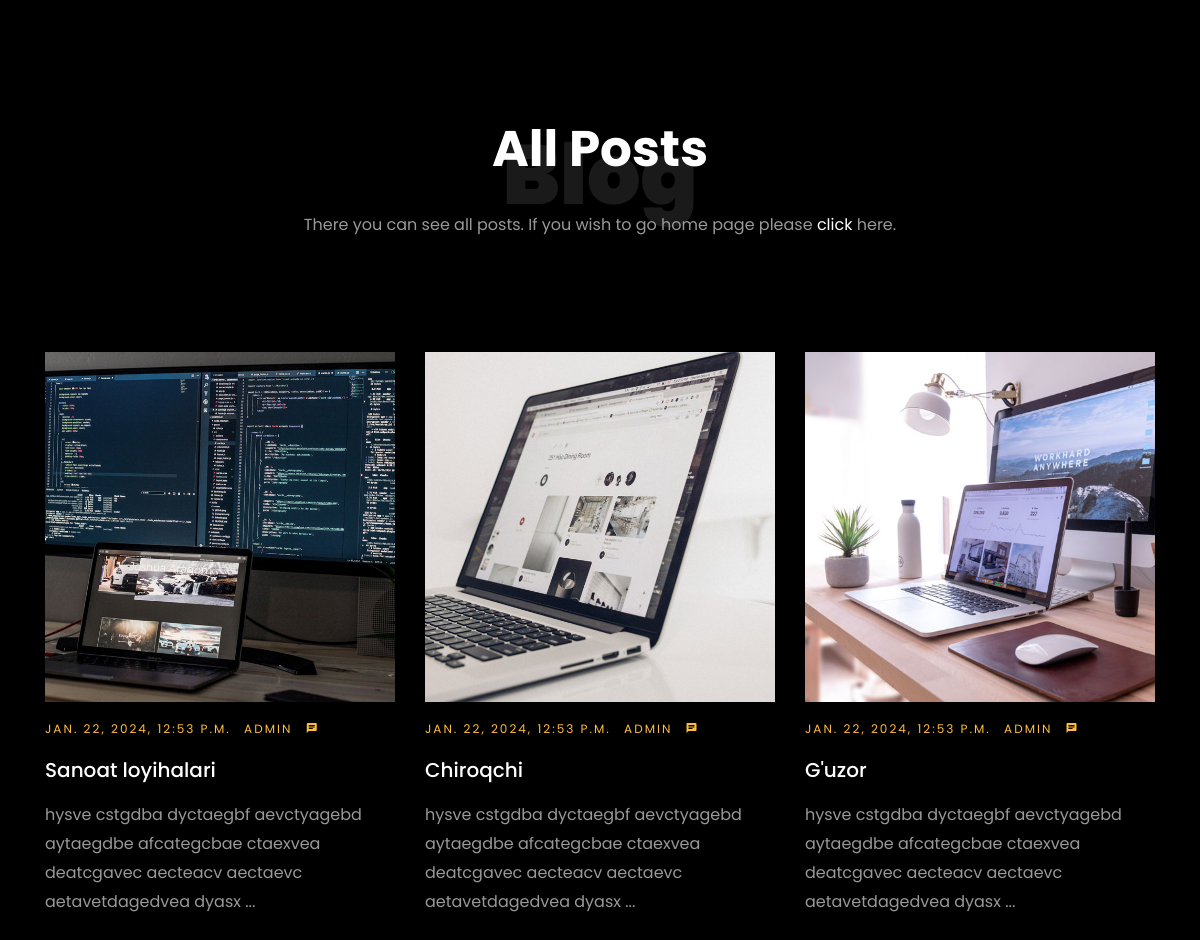
/posts/, run on the app's committed database.
### app/models.py (models this page shows, shortened)
class Post(models.Model):
    image = models.ImageField(upload_to="posts/", verbose_name="Rasm")
    title = models.CharField(max_length=155, verbose_name="Sarlavha")
    description1 = models.TextField(verbose_name="Text 1")
    description2 = models.TextField(verbose_name="Text 2")
    paragraph = models.CharField(max_length=155, verbose_name="Mavzu")
    datetime = models.DateTimeField(auto_now_add=True)

### app/views.py (the view)
# urls.py: path('posts/', posts, name='posts'),
def posts(request):
    post = Post.objects.all().order_by('-id')
    context = {'posts': post}
    return render(request, 'posts.html', context)

### templates/posts.html (shortened to what this page needs)
{% load static %}
<!DOCTYPE html>
<html lang="en">
<head>
    <link rel="stylesheet" href="{% static 'css/open-iconic-bootstrap.min.css' %}">
    <link rel="stylesheet" href="{% static 'css/animate.css' %}">
    <link rel="stylesheet" href="{% static 'css/owl.carousel.min.css' %}">
    <link rel="stylesheet" href="{% static 'css/owl.theme.default.min.css' %}">
    <link rel="stylesheet" href="{% static 'css/magnific-popup.css' %}">
    <link rel="stylesheet" href="{% static 'css/aos.css' %}">
    <link rel="stylesheet" href="{% static 'css/ionicons.min.css' %}">
    <link rel="stylesheet" href="{% static 'css/flaticon.css' %}">
    <link rel="stylesheet" href="{% static 'css/icomoon.css' %}">
    <link rel="stylesheet" href="{% static 'css/style.css' %}">
</head>
<body>
<section class="ftco-section" id="blog-section">
    <div class="container">
        <div class="row justify-content-center mb-5 pb-5">
            <div class="col-md-7 heading-section text-center ftco-animate">
                <h1 class="big big-2">Blog</h1>
                <h2 class="mb-4">All Posts</h2>
                <p>There you can see all posts. If you wish to go home page please <a href="{% url 'index' %}"
                                                                                      style="color: #FFFFFF">click</a>
                    here.</p>
            </div>
        </div>
        <div class="row d-flex">
            {% for post in posts %}
                <div class="col-md-4 d-flex ftco-animate">
                    <div class="blog-entry justify-content-end">
                        <a href="{% url 'single' post.id %}" class="block-20"
                           style="background-image: url('{{ post.image.url }}');">
                        </a>
                        <div class="text mt-3 float-right d-block">
                            <div class="d-flex align-items-center mb-3 meta">
                                <p class="mb-0">
                                    <span class="mr-2">{{ post.datetime }}</span>
                                    <a href="#" class="mr-2">Admin</a>
                                    <a href="#" class="meta-chat"><span class="icon-chat"></span> {{ count }}</a>
                                </p>
                            </div>
                            <h3 class="heading"><a href="{% url 'single' post.id %}">{{ post.title }}</a>
                            </h3>
                            <p>{{ post.description1 | slice:120 }} ...</p>
                        </div>
                    </div>
                </div>
            {% endfor %}
        </div>
</section>
</body>
</html>

### app/static/css/icomoon.css (style rules this page uses)
[class^="icon-"], [class*=" icon-"] { font-family: 'icomoon' !important; speak: none; font-style: normal; font-weight: normal; font-variant: normal; text-transform: none; line-height: 1; -webkit-font-smoothing: antialiased; -moz-osx-font-smoothing: grayscale; }
.icon-chat:before { content: "\e0b7"; }

### data on the page
Post: image (picture), datetime "JAN. 22, 2024, 12:53 P.M.", title "Sanoat loyihalari", description1 "hysve cstgdba dyctaegbf aevctyagebd aytaegdbe afcategcbae ctaexvea deatcgavec aecteacv aectaevc aetavetdagedvea dyasx"
Post: image (picture), datetime "JAN. 22, 2024, 12:53 P.M.", title "Chiroqchi", description1 "hysve cstgdba dyctaegbf aevctyagebd aytaegdbe afcategcbae ctaexvea deatcgavec aecteacv aectaevc aetavetdagedvea dyasx"
Post: image (picture), datetime "JAN. 22, 2024, 12:53 P.M.", title "G'uzor", description1 "hysve cstgdba dyctaegbf aevctyagebd aytaegdbe afcategcbae ctaexvea deatcgavec aecteacv aectaevc aetavetdagedvea dyasx"
